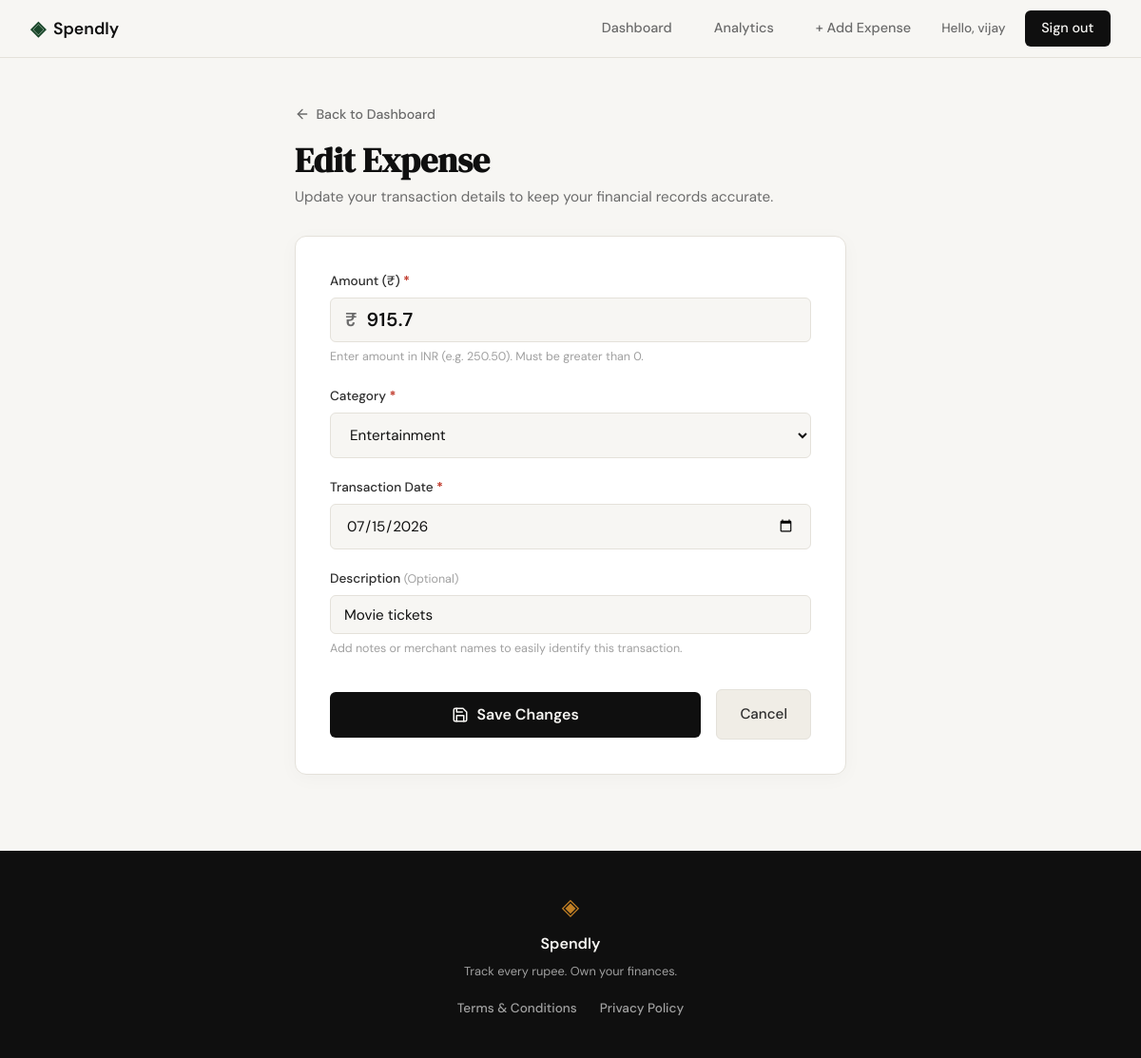
The page /expenses/17/edit (signed in) on the database as committed earlier.
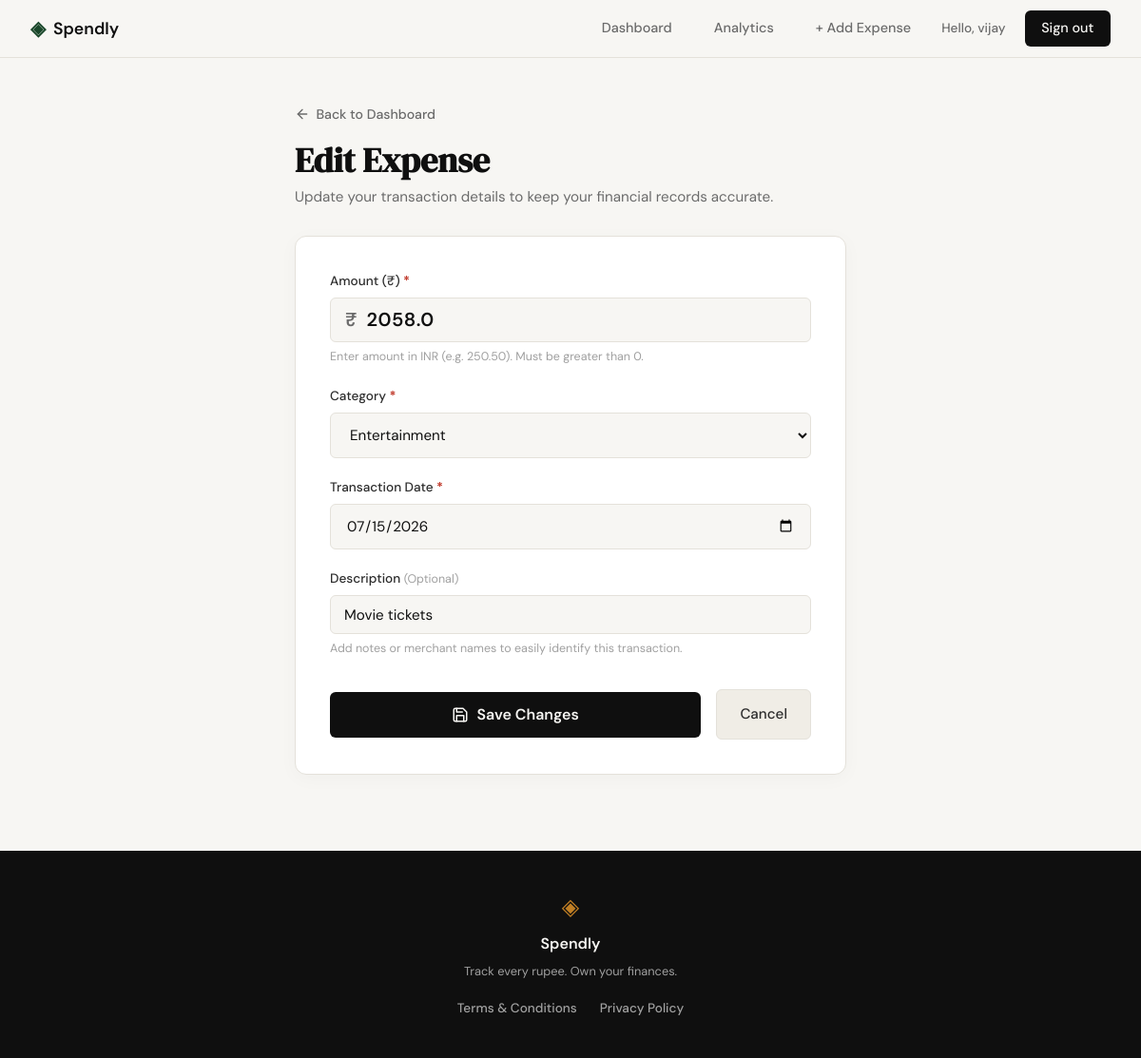
The same page on the database as committed later.
### tables this page shows
CREATE TABLE expenses (
            id INTEGER PRIMARY KEY AUTOINCREMENT,
            user_id INTEGER NOT NULL,
            amount REAL NOT NULL,
            category TEXT NOT NULL,
            date TEXT NOT NULL,
            description TEXT,
            created_at TEXT DEFAULT (datetime('now')),
            FOREIGN KEY (user_id) REFERENCES users(id) ON DELETE CASCADE
        );

### app.py (the view, shortened to what this page needs)
@app.route("/expenses/<int:id>/edit", methods=["GET", "POST"])
def edit_expense(id):
    user_id = session.get("user_id")
    if not user_id:
        flash("Please log in to edit an expense.", "warning")
        return redirect(url_for("login"))
    expense = get_expense_by_id(id, user_id=user_id)
    if not expense:
        flash("Expense not found or unauthorized access.", "warning")
        return redirect(url_for("profile"))
    return render_template(
        "edit_expense.html",
        expense=expense,
        categories=ALLOWED_CATEGORIES,
    )

### database/db.py (called while the page is built)
def get_db():
    conn = sqlite3.connect(DB_PATH)
    conn.row_factory = sqlite3.Row
    conn.execute("PRAGMA foreign_keys = ON;")
    return conn

def get_expense_by_id(expense_id, user_id=None):
    conn = get_db()
    cursor = conn.cursor()
    if user_id is not None:
        cursor.execute("SELECT * FROM expenses WHERE id = ? AND user_id = ?;", (expense_id, user_id))
    else:
        cursor.execute("SELECT * FROM expenses WHERE id = ?;", (expense_id,))
    expense = cursor.fetchone()
    conn.close()
    return expense

### templates/edit_expense.html (shortened to what this page needs)
{% extends "base.html" %}
{% block content %}
<section class="expense-page-section">
    <div class="expense-page-container">
        <div class="expense-page-header">
            <a href="{{ url_for('profile') }}" class="back-link">
                <svg width="16" height="16" viewBox="0 0 24 24" fill="none" stroke="currentColor" stroke-width="2" stroke-linecap="round" stroke-linejoin="round">
                    <line x1="19" y1="12" x2="5" y2="12"></line>
                    <polyline points="12 19 5 12 12 5"></polyline>
                </svg>
                Back to Dashboard
            </a>
            <h1 class="expense-page-title">Edit Expense</h1>
            <p class="expense-page-subtitle">Update your transaction details to keep your financial records accurate.</p>
        </div>
        <div class="expense-form-card">
            <form method="POST" action="{{ url_for('edit_expense', id=expense['id']) }}" class="expense-form" id="editExpenseForm">
                <div class="form-group">
                    <label for="amount" class="form-label">Amount (₹) <span class="required-star">*</span></label>
                    <div class="input-currency-wrapper">
                        <span class="currency-symbol">₹</span>
                        <input type="number"
                               step="0.01"
                               min="0.01"
                               id="amount"
                               name="amount"
                               class="form-input currency-input"
                               placeholder="0.00"
                               value="{{ expense['amount'] if expense['amount'] is not none else '' }}"
                               required
                               autofocus>
                    </div>
                    <span class="form-help-text">Enter amount in INR (e.g. 250.50). Must be greater than 0.</span>
                </div>
                <div class="form-group">
                    <label for="category" class="form-label">Category <span class="required-star">*</span></label>
                    <div class="select-wrapper">
                        <select id="category" name="category" class="form-select" required>
                            {% for cat in categories %}
                            <option value="{{ cat }}" {% if expense['category'] == cat %}selected{% endif %}>{{ cat }}</option>
                            {% endfor %}
                        </select>
                    </div>
                </div>
                <div class="form-group">
                    <label for="date" class="form-label">Transaction Date <span class="required-star">*</span></label>
                    <input type="date"
                           id="date"
                           name="date"
                           class="form-input date-picker-input"
                           value="{{ expense['date'] if expense['date'] else '' }}"
                           required>
                </div>
                <div class="form-group">
                    <label for="description" class="form-label">Description <span class="optional-tag">(Optional)</span></label>
                    <input type="text"
                           id="description"
                           name="description"
                           class="form-input"
                           placeholder="e.g., Dinner with friends, Grocery run, Electricity bill"
                           value="{{ expense['description'] or '' }}"
                           maxlength="200">
                    <span class="form-help-text">Add notes or merchant names to easily identify this transaction.</span>
                </div>
                <div class="form-actions-group">
                    <button type="submit" class="btn btn-primary submit-expense-btn">
                        Save Changes
                    </button>
                    <a href="{{ url_for('profile') }}" class="btn btn-secondary cancel-expense-btn">Cancel</a>
                </div>
            </form>
        </div>
    </div>
</section>
{% endblock %}

Rows that differ between the two databases and show on the page:
changed expenses "Entertainment": amount "915.7" → "2058.0"
